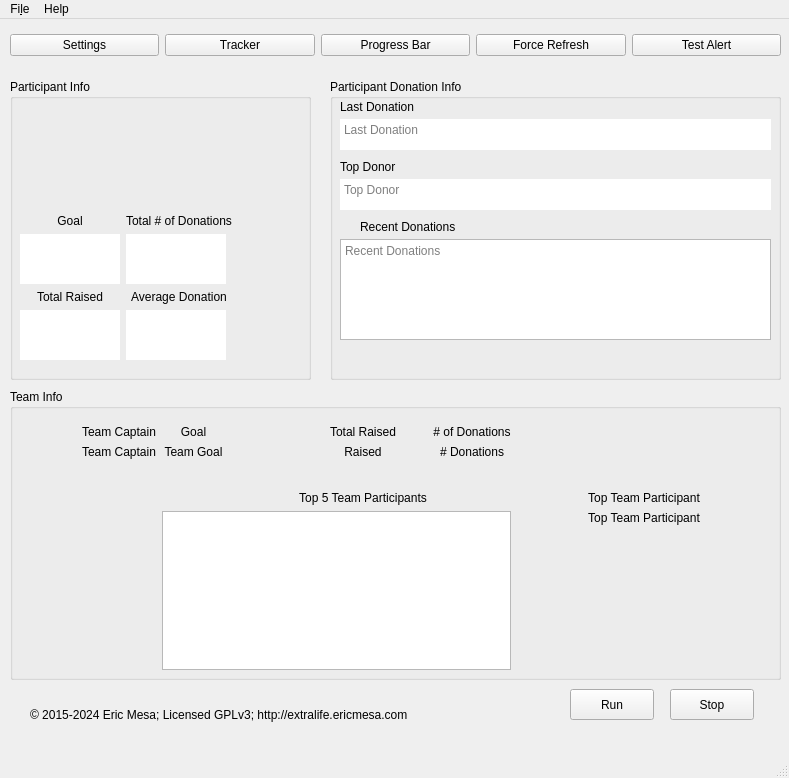
<?xml version="1.0" encoding="UTF-8"?>
<ui version="4.0">
 <class>MainWindow</class>
 <widget class="QMainWindow" name="MainWindow">
  <property name="geometry">
   <rect>
    <x>0</x>
    <y>0</y>
    <width>789</width>
    <height>778</height>
   </rect>
  </property>
  <property name="windowTitle">
   <string>EL Donation Tracker</string>
  </property>
  <property name="windowIcon">
   <iconset>
    <normaloff>icon.png</normaloff>icon.png</iconset>
  </property>
  <widget class="QWidget" name="centralwidget">
   <property name="sizePolicy">
    <sizepolicy hsizetype="Preferred" vsizetype="Preferred">
     <horstretch>0</horstretch>
     <verstretch>0</verstretch>
    </sizepolicy>
   </property>
   <widget class="QGroupBox" name="ParticipantInfo">
    <property name="geometry">
     <rect>
      <x>10</x>
      <y>60</y>
      <width>301</width>
      <height>301</height>
     </rect>
    </property>
    <property name="title">
     <string>Participant Info</string>
    </property>
    <widget class="QWidget" name="gridLayoutWidget_2">
     <property name="geometry">
      <rect>
       <x>10</x>
       <y>20</y>
       <width>281</width>
       <height>295</height>
      </rect>
     </property>
     <layout class="QGridLayout" name="gridLayout">
      <property name="sizeConstraint">
       <enum>QLayout::SetFixedSize</enum>
      </property>
      <property name="verticalSpacing">
       <number>6</number>
      </property>
      <item row="1" column="1">
       <widget class="QLabel" name="label_total_num_donations">
        <property name="text">
         <string>Total # of Donations</string>
        </property>
        <property name="alignment">
         <set>Qt::AlignCenter</set>
        </property>
       </widget>
      </item>
      <item row="4" column="1">
       <widget class="QTextBrowser" name="AvgDonation">
        <property name="sizePolicy">
         <sizepolicy hsizetype="Expanding" vsizetype="Fixed">
          <horstretch>0</horstretch>
          <verstretch>0</verstretch>
         </sizepolicy>
        </property>
        <property name="maximumSize">
         <size>
          <width>100</width>
          <height>50</height>
         </size>
        </property>
        <property name="frameShape">
         <enum>QFrame::NoFrame</enum>
        </property>
       </widget>
      </item>
      <item row="4" column="0">
       <widget class="QTextBrowser" name="TotalRaised">
        <property name="sizePolicy">
         <sizepolicy hsizetype="Fixed" vsizetype="Fixed">
          <horstretch>0</horstretch>
          <verstretch>0</verstretch>
         </sizepolicy>
        </property>
        <property name="maximumSize">
         <size>
          <width>100</width>
          <height>50</height>
         </size>
        </property>
        <property name="frameShape">
         <enum>QFrame::NoFrame</enum>
        </property>
       </widget>
      </item>
      <item row="3" column="1">
       <widget class="QLabel" name="label_avg_donations">
        <property name="text">
         <string>Average Donation</string>
        </property>
        <property name="alignment">
         <set>Qt::AlignCenter</set>
        </property>
       </widget>
      </item>
      <item row="2" column="0">
       <widget class="QTextBrowser" name="Goal">
        <property name="sizePolicy">
         <sizepolicy hsizetype="Fixed" vsizetype="Fixed">
          <horstretch>0</horstretch>
          <verstretch>0</verstretch>
         </sizepolicy>
        </property>
        <property name="maximumSize">
         <size>
          <width>100</width>
          <height>50</height>
         </size>
        </property>
        <property name="baseSize">
         <size>
          <width>0</width>
          <height>0</height>
         </size>
        </property>
        <property name="frameShape">
         <enum>QFrame::NoFrame</enum>
        </property>
        <property name="frameShadow">
         <enum>QFrame::Plain</enum>
        </property>
       </widget>
      </item>
      <item row="0" column="1">
       <spacer name="verticalSpacer_2">
        <property name="orientation">
         <enum>Qt::Vertical</enum>
        </property>
        <property name="sizeType">
         <enum>QSizePolicy::Fixed</enum>
        </property>
        <property name="sizeHint" stdset="0">
         <size>
          <width>20</width>
          <height>115</height>
         </size>
        </property>
       </spacer>
      </item>
      <item row="1" column="0">
       <widget class="QLabel" name="label_goal">
        <property name="text">
         <string>Goal</string>
        </property>
        <property name="alignment">
         <set>Qt::AlignCenter</set>
        </property>
       </widget>
      </item>
      <item row="3" column="0">
       <widget class="QLabel" name="label_totalraised">
        <property name="text">
         <string>Total Raised</string>
        </property>
        <property name="alignment">
         <set>Qt::AlignCenter</set>
        </property>
       </widget>
      </item>
      <item row="2" column="1">
       <widget class="QTextBrowser" name="TotalNumDonations">
        <property name="sizePolicy">
         <sizepolicy hsizetype="Expanding" vsizetype="Fixed">
          <horstretch>0</horstretch>
          <verstretch>0</verstretch>
         </sizepolicy>
        </property>
        <property name="maximumSize">
         <size>
          <width>100</width>
          <height>50</height>
         </size>
        </property>
        <property name="frameShape">
         <enum>QFrame::NoFrame</enum>
        </property>
       </widget>
      </item>
     </layout>
    </widget>
   </widget>
   <widget class="QGroupBox" name="DonationInfo">
    <property name="geometry">
     <rect>
      <x>330</x>
      <y>60</y>
      <width>451</width>
      <height>301</height>
     </rect>
    </property>
    <property name="title">
     <string>Participant Donation Info</string>
    </property>
    <widget class="QLabel" name="label">
     <property name="geometry">
      <rect>
       <x>30</x>
       <y>140</y>
       <width>121</width>
       <height>16</height>
      </rect>
     </property>
     <property name="text">
      <string>Recent Donations</string>
     </property>
    </widget>
    <widget class="QTextBrowser" name="RecentDonations">
     <property name="geometry">
      <rect>
       <x>10</x>
       <y>160</y>
       <width>431</width>
       <height>101</height>
      </rect>
     </property>
     <property name="autoFillBackground">
      <bool>false</bool>
     </property>
     <property name="documentTitle">
      <string/>
     </property>
     <property name="lineWrapMode">
      <enum>QTextEdit::NoWrap</enum>
     </property>
     <property name="placeholderText">
      <string>Recent Donations</string>
     </property>
    </widget>
    <widget class="QTextBrowser" name="LastDonation">
     <property name="geometry">
      <rect>
       <x>10</x>
       <y>40</y>
       <width>431</width>
       <height>31</height>
      </rect>
     </property>
     <property name="autoFillBackground">
      <bool>false</bool>
     </property>
     <property name="frameShape">
      <enum>QFrame::NoFrame</enum>
     </property>
     <property name="frameShadow">
      <enum>QFrame::Plain</enum>
     </property>
     <property name="placeholderText">
      <string>Last Donation</string>
     </property>
    </widget>
    <widget class="QLabel" name="label_2">
     <property name="geometry">
      <rect>
       <x>10</x>
       <y>20</y>
       <width>81</width>
       <height>16</height>
      </rect>
     </property>
     <property name="text">
      <string>Last Donation</string>
     </property>
    </widget>
    <widget class="QLabel" name="label_3">
     <property name="geometry">
      <rect>
       <x>10</x>
       <y>80</y>
       <width>81</width>
       <height>16</height>
      </rect>
     </property>
     <property name="text">
      <string>Top Donor</string>
     </property>
    </widget>
    <widget class="QTextBrowser" name="TopDonation">
     <property name="geometry">
      <rect>
       <x>10</x>
       <y>100</y>
       <width>431</width>
       <height>31</height>
      </rect>
     </property>
     <property name="frameShape">
      <enum>QFrame::NoFrame</enum>
     </property>
     <property name="placeholderText">
      <string>Top Donor</string>
     </property>
    </widget>
   </widget>
   <widget class="QGroupBox" name="TeamGroupBox">
    <property name="geometry">
     <rect>
      <x>10</x>
      <y>370</y>
      <width>771</width>
      <height>291</height>
     </rect>
    </property>
    <property name="title">
     <string>Team Info</string>
    </property>
    <widget class="QWidget" name="gridLayoutWidget">
     <property name="geometry">
      <rect>
       <x>10</x>
       <y>30</y>
       <width>751</width>
       <height>251</height>
      </rect>
     </property>
     <layout class="QGridLayout" name="gridLayout_2">
      <item row="0" column="0">
       <spacer name="horizontalSpacer_2">
        <property name="orientation">
         <enum>Qt::Horizontal</enum>
        </property>
        <property name="sizeType">
         <enum>QSizePolicy::Fixed</enum>
        </property>
        <property name="sizeHint" stdset="0">
         <size>
          <width>62</width>
          <height>20</height>
         </size>
        </property>
       </spacer>
      </item>
      <item row="1" column="4">
       <widget class="QLabel" name="label_TeamTotalRaised">
        <property name="text">
         <string>Raised</string>
        </property>
        <property name="alignment">
         <set>Qt::AlignHCenter|Qt::AlignTop</set>
        </property>
       </widget>
      </item>
      <item row="3" column="2" colspan="4">
       <widget class="QTextBrowser" name="textBrowser_TeamTop5"/>
      </item>
      <item row="1" column="2">
       <widget class="QLabel" name="label_TeamGoal">
        <property name="text">
         <string>Team Goal</string>
        </property>
        <property name="alignment">
         <set>Qt::AlignHCenter|Qt::AlignTop</set>
        </property>
       </widget>
      </item>
      <item row="0" column="5">
       <widget class="QLabel" name="label_11">
        <property name="text">
         <string># of Donations</string>
        </property>
        <property name="alignment">
         <set>Qt::AlignBottom|Qt::AlignHCenter</set>
        </property>
       </widget>
      </item>
      <item row="0" column="2">
       <widget class="QLabel" name="label_10">
        <property name="text">
         <string>Goal</string>
        </property>
        <property name="alignment">
         <set>Qt::AlignBottom|Qt::AlignHCenter</set>
        </property>
       </widget>
      </item>
      <item row="1" column="5">
       <widget class="QLabel" name="label_TeamNumDonations">
        <property name="text">
         <string># Donations</string>
        </property>
        <property name="alignment">
         <set>Qt::AlignHCenter|Qt::AlignTop</set>
        </property>
       </widget>
      </item>
      <item row="0" column="4">
       <widget class="QLabel" name="label_12">
        <property name="text">
         <string>Total Raised</string>
        </property>
        <property name="alignment">
         <set>Qt::AlignBottom|Qt::AlignHCenter</set>
        </property>
       </widget>
      </item>
      <item row="2" column="6">
       <widget class="QLabel" name="label_13">
        <property name="text">
         <string>Top Team Participant</string>
        </property>
        <property name="alignment">
         <set>Qt::AlignBottom|Qt::AlignHCenter</set>
        </property>
       </widget>
      </item>
      <item row="0" column="6">
       <spacer name="horizontalSpacer">
        <property name="orientation">
         <enum>Qt::Horizontal</enum>
        </property>
        <property name="sizeType">
         <enum>QSizePolicy::Fixed</enum>
        </property>
        <property name="sizeHint" stdset="0">
         <size>
          <width>254</width>
          <height>20</height>
         </size>
        </property>
       </spacer>
      </item>
      <item row="1" column="1">
       <widget class="QLabel" name="label_TeamCaptain">
        <property name="text">
         <string>Team Captain</string>
        </property>
        <property name="alignment">
         <set>Qt::AlignHCenter|Qt::AlignTop</set>
        </property>
       </widget>
      </item>
      <item row="2" column="4">
       <widget class="QLabel" name="label_14">
        <property name="text">
         <string>Top 5 Team Participants</string>
        </property>
        <property name="alignment">
         <set>Qt::AlignBottom|Qt::AlignHCenter</set>
        </property>
       </widget>
      </item>
      <item row="0" column="1">
       <widget class="QLabel" name="label_9">
        <property name="text">
         <string>Team Captain</string>
        </property>
        <property name="alignment">
         <set>Qt::AlignBottom|Qt::AlignHCenter</set>
        </property>
       </widget>
      </item>
      <item row="2" column="1">
       <spacer name="verticalSpacer">
        <property name="orientation">
         <enum>Qt::Vertical</enum>
        </property>
        <property name="sizeType">
         <enum>QSizePolicy::Fixed</enum>
        </property>
        <property name="sizeHint" stdset="0">
         <size>
          <width>20</width>
          <height>40</height>
         </size>
        </property>
       </spacer>
      </item>
      <item row="3" column="6">
       <widget class="QLabel" name="label_TopTeamParticipant">
        <property name="text">
         <string>Top Team Participant</string>
        </property>
        <property name="alignment">
         <set>Qt::AlignHCenter|Qt::AlignTop</set>
        </property>
       </widget>
      </item>
     </layout>
    </widget>
   </widget>
   <widget class="QPushButton" name="pushButtonRun">
    <property name="geometry">
     <rect>
      <x>570</x>
      <y>670</y>
      <width>84</width>
      <height>31</height>
     </rect>
    </property>
    <property name="text">
     <string>Run</string>
    </property>
   </widget>
   <widget class="QPushButton" name="pushButtonStop">
    <property name="geometry">
     <rect>
      <x>670</x>
      <y>670</y>
      <width>84</width>
      <height>31</height>
     </rect>
    </property>
    <property name="text">
     <string>Stop</string>
    </property>
   </widget>
   <widget class="QLabel" name="CopyrightLabel">
    <property name="geometry">
     <rect>
      <x>30</x>
      <y>680</y>
      <width>481</width>
      <height>31</height>
     </rect>
    </property>
    <property name="text">
     <string>© 2015-2024 Eric Mesa; Licensed GPLv3; http://extralife.ericmesa.com</string>
    </property>
   </widget>
   <widget class="QWidget" name="layoutWidget">
    <property name="geometry">
     <rect>
      <x>10</x>
      <y>10</y>
      <width>771</width>
      <height>33</height>
     </rect>
    </property>
    <layout class="QHBoxLayout" name="horizontalLayout">
     <item>
      <widget class="QPushButton" name="SettingsButton">
       <property name="toolTip">
        <string>&lt;html&gt;&lt;head/&gt;&lt;body&gt;&lt;p&gt;Change folders, Extra Life ID, etc&lt;/p&gt;&lt;/body&gt;&lt;/html&gt;</string>
       </property>
       <property name="text">
        <string>Settings</string>
       </property>
       <property name="autoDefault">
        <bool>false</bool>
       </property>
       <property name="default">
        <bool>false</bool>
       </property>
       <property name="flat">
        <bool>false</bool>
       </property>
      </widget>
     </item>
     <item>
      <widget class="QPushButton" name="TrackerButton">
       <property name="text">
        <string>Tracker</string>
       </property>
      </widget>
     </item>
     <item>
      <widget class="QPushButton" name="ProgressBarButton">
       <property name="text">
        <string>Progress Bar</string>
       </property>
      </widget>
     </item>
     <item>
      <widget class="QPushButton" name="RefreshButton">
       <property name="text">
        <string>Force Refresh</string>
       </property>
      </widget>
     </item>
     <item>
      <widget class="QPushButton" name="TestAlertButton">
       <property name="text">
        <string>Test Alert</string>
       </property>
      </widget>
     </item>
    </layout>
   </widget>
  </widget>
  <widget class="QStatusBar" name="statusbar"/>
  <widget class="QMenuBar" name="menuBar">
   <property name="geometry">
    <rect>
     <x>0</x>
     <y>0</y>
     <width>789</width>
     <height>32</height>
    </rect>
   </property>
   <widget class="QMenu" name="menuFile">
    <property name="title">
     <string>Fi&amp;le</string>
    </property>
    <addaction name="actionShow_Logs"/>
    <addaction name="actionQuit"/>
   </widget>
   <widget class="QMenu" name="menuHelp">
    <property name="title">
     <string>Help</string>
    </property>
    <addaction name="actionDocumentation"/>
    <addaction name="actionCheck_for_Update"/>
    <addaction name="actionAbout"/>
   </widget>
   <addaction name="menuFile"/>
   <addaction name="menuHelp"/>
  </widget>
  <action name="actionQuit">
   <property name="text">
    <string>&amp;Quit</string>
   </property>
  </action>
  <action name="actionDocumentation">
   <property name="text">
    <string>&amp;Documentation</string>
   </property>
   <property name="toolTip">
    <string>Open Documentation in your default browser</string>
   </property>
  </action>
  <action name="actionCheck_for_Update">
   <property name="text">
    <string>&amp;Check for Update</string>
   </property>
   <property name="toolTip">
    <string>Checks for Updates</string>
   </property>
  </action>
  <action name="actionAbout">
   <property name="text">
    <string>&amp;About ELDonationTracker</string>
   </property>
  </action>
  <action name="actionShow_Logs">
   <property name="text">
    <string>&amp;Show Logs</string>
   </property>
  </action>
 </widget>
 <resources/>
 <connections/>
</ui>
